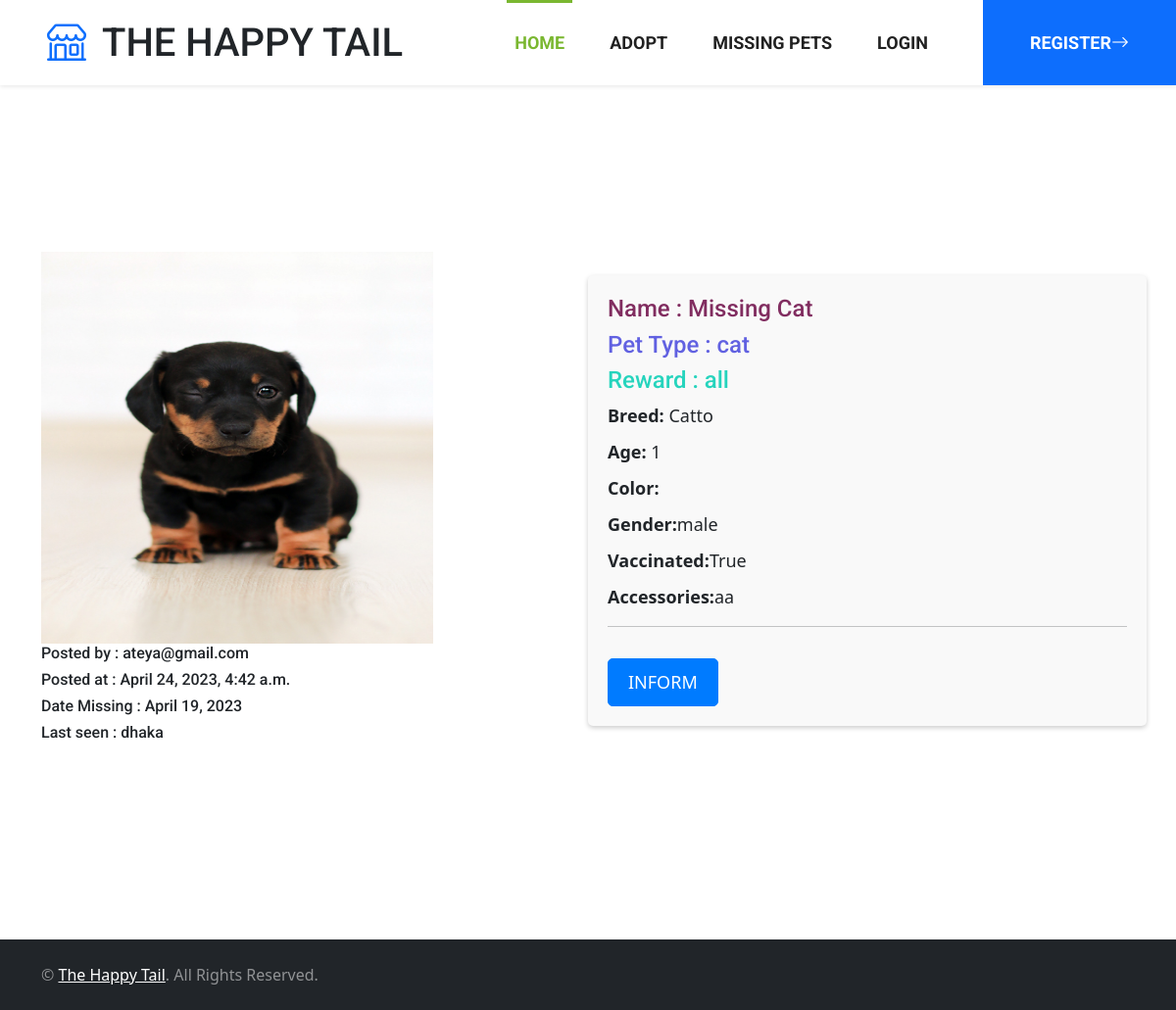
The page /post/missing/2/ on the database as committed earlier.
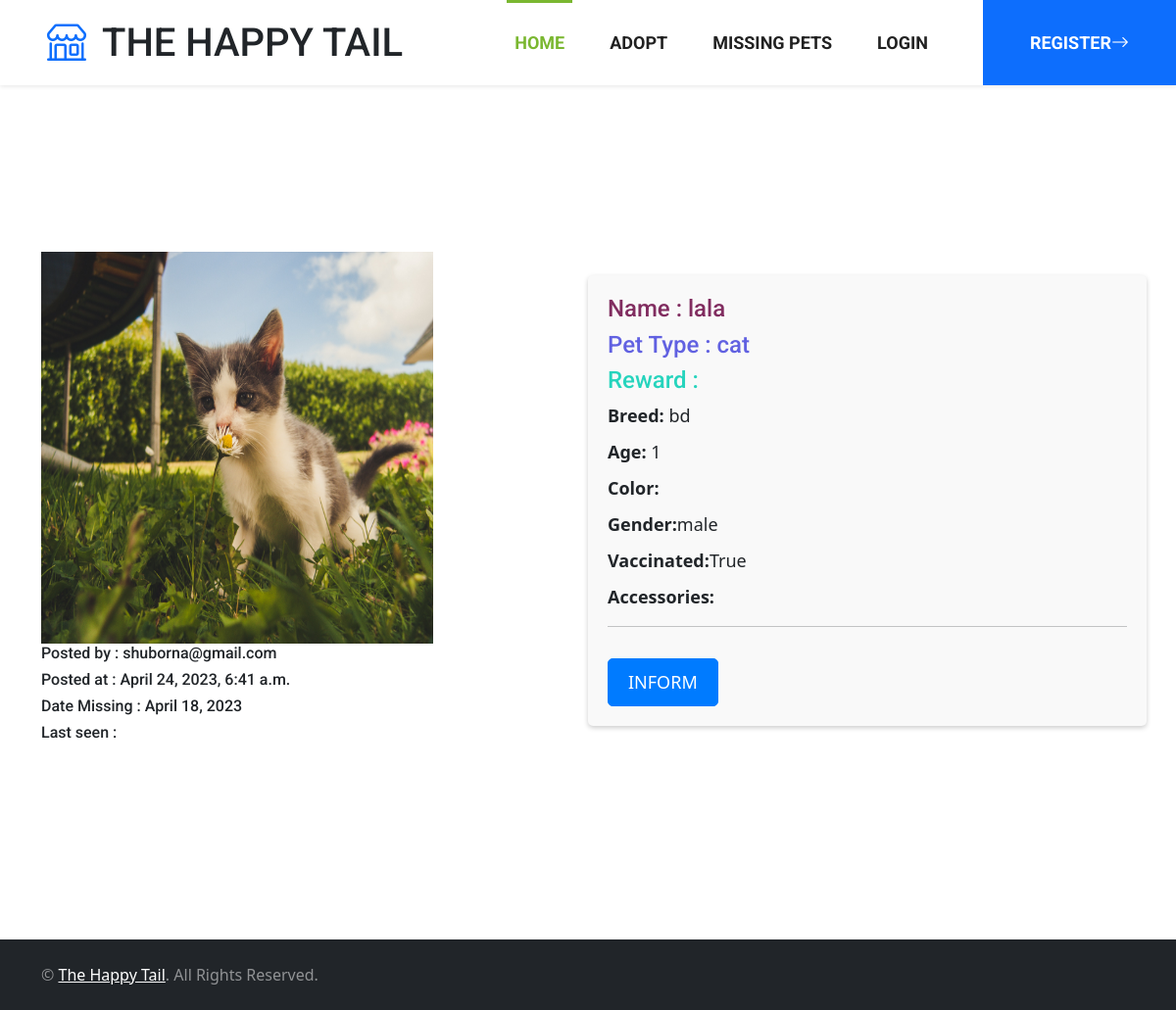
The same page on the database as committed later.
### post/models.py (models this page shows, shortened)
class Post(models.Model):
    user = models.ForeignKey(CustomUser, on_delete=models.CASCADE, null=True, default=None)
    PET_TYPE_CHOICES = [
        ('cat', 'Cat'),
        ('dog', 'Dog'),
        ('bird', 'Bird'),
        ('other', 'Other'),
    ]
    pet_name = models.CharField(max_length=255)
    pet_type = models.CharField(max_length=10, choices=PET_TYPE_CHOICES)
    pet_breed = models.CharField(max_length=255, null=True, blank=True)
    pet_description = models.TextField(null=True,blank=True)
    pet_image = models.ImageField(upload_to='static/img/pet', null=True, blank=True)
    pet_vaccinated = models.BooleanField(null=True, blank=True)
    pet_colour = models.CharField(max_length=20, null=True, blank=True)
    pet_gender = models.CharField(max_length=20, null=True, blank=True)
    pet_location = models.CharField(max_length=255,null=True, blank=True)
    pet_mobile = models.CharField(max_length=20)
    created_at = models.DateTimeField(auto_now_add=True)
    updated_at = models.DateTimeField(auto_now=True)
    pet_age = models.IntegerField(null=True, default=0)
    class Meta:
        abstract = True

class MissingPost(Post):
    pet_last_seen_location = models.CharField(max_length=255)
    pet_datemissing = models.DateField(null=True,blank=True)
    pet_accessories = models.CharField(max_length=255 , null=True , blank= True)
    pet_rewards = models.CharField(max_length=255, null=True , blank=True)
    pet_still_missing = models.BooleanField(default=True)

### customuser/models.py (models this page shows, shortened)
class CustomUser(models.Model):
    user = models.OneToOneField(User, null=True, blank=True, on_delete=models.CASCADE)
    name = models.CharField(max_length=255, default='')
    email = models.EmailField(primary_key=True, unique=True, default='')
    address = models.CharField(max_length=255, blank=True, null=True)
    def __init__(self, *args, **kwargs):
        super().__init__(*args, **kwargs)

### post/views.py (the view)
# urls.py: path('<str:type>/<int:pk>/', pet_detail, name='pet_detail'),
def pet_detail(request,type,pk):
    pet_type = {'adoption': AdoptionPost, 'missing': MissingPost}.get(type, None)
    if pet_type is None:
        return render(request, '404.html', status=404)
    pet = get_object_or_404(pet_type, pk=pk)
    creator_name = pet.user.email
    context = {'pet': pet, 'creator_name': creator_name}
    if type=='adoption' :
        return render(request, 'adoption_pet_detail.html', context)
    else:
        return render(request, 'missing_pet_detail.html', context)

### templates/missing_pet_detail.html (shortened to what this page needs)
<!DOCTYPE html>
<html lang="en">
{% include 'navbar.html' %}
{% load static %}
  <head>
    <link href="https://cdn.jsdelivr.net/npm/bootstrap@5.3.0-alpha3/dist/css/bootstrap.min.css" rel="stylesheet">
  </head>
  <body>
    <br/>
    <div class="container">
      <div class="row center">
        <div class="col-md-6">
          <img style="width: 400px; height: 400px;" src="/{{ pet.pet_image }}" />
          <h6>Posted by : {{creator_name}}</h6>
          <h6>Posted at : {{pet.updated_at}}</h6>
          <h6>Date Missing : {{pet.pet_datemissing}}</h6>
          <h6>Last seen : {{pet.pet_last_seen_location}}</h6>
        </div>
        <div class="col-md-6 pet-details">
            <h4 style="color: rgb(129, 45, 96);">Name : {{pet.pet_name}}</h4>
            <h4 style="color: rgb(97, 97, 225);">Pet Type : {{pet.pet_type}}</h4>
            <h4 style="color: rgb(38, 212, 189);">Reward : {{pet.pet_rewards}}</h4>
          <ul>
            <li><strong>Breed:</strong> {{pet.pet_breed}}</li>
            <li><strong>Age:</strong> {{pet.pet_age}}</li>
            <li><strong>Color:</strong> {{pet.pet_color}}</li>
            <li><strong>Gender:</strong>{{pet.pet_gender}}</li>
            <li><strong>Vaccinated:</strong>{{pet.pet_vaccinated}}</li>
            <li><strong>Accessories:</strong>{{pet.pet_accessories}}</li>
          </ul>
          <hr>
		<a  href=""> <button type="submit" class="btn btn-adopt mt-3">Inform</button> </a>
        </div>
      </div>
    </div>
  </body>
  {% include 'footer.html' %}
</html>

Rows that differ between the two databases and show on the page:
removed CustomUser: email "ateya@gmail.com"
changed MissingPost "cat": pet_image: a different picture; updated_at "April 24, 2023, 4:42 a.m." → "April 24, 2023, 6:41 a.m."; pet_datemissing "April 19, 2023" → "April 18, 2023"; pet_name "Missing Cat" → "lala"; pet_breed "Catto" → "bd"; pet_last_seen_location "dhaka" → (not shown); pet_rewards "all" → (not shown); pet_accessories "aa" → (not shown)
added CustomUser: email "shuborna@gmail.com"
